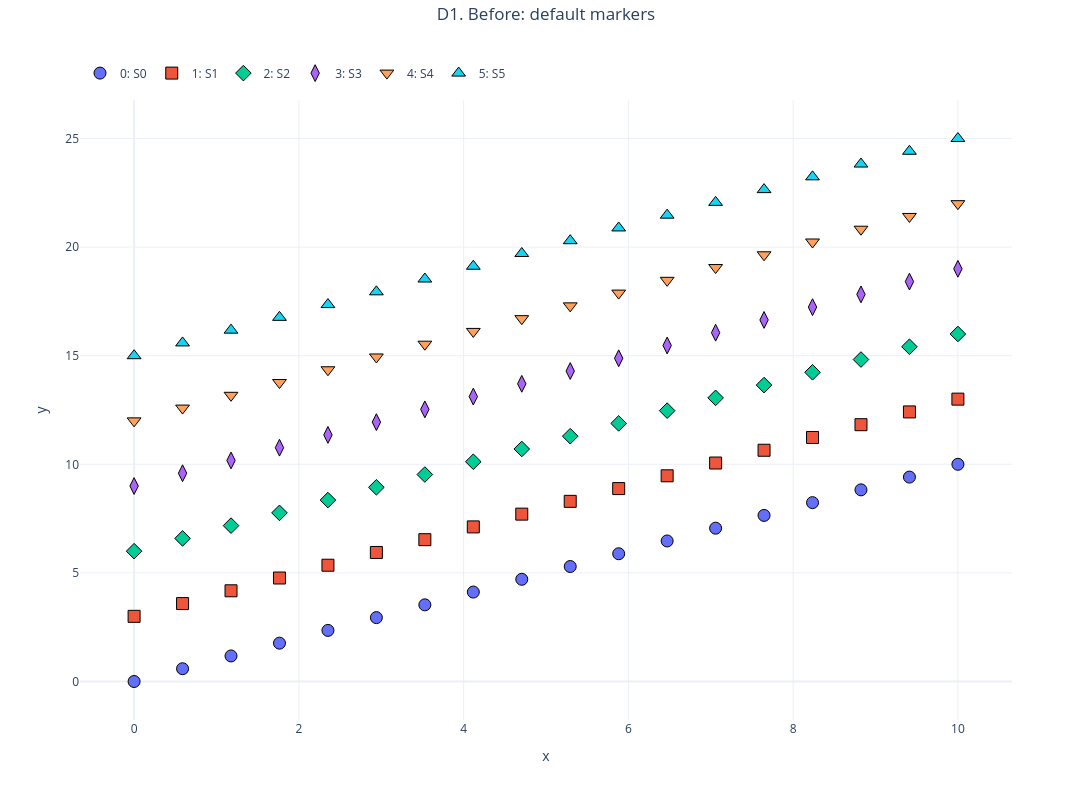
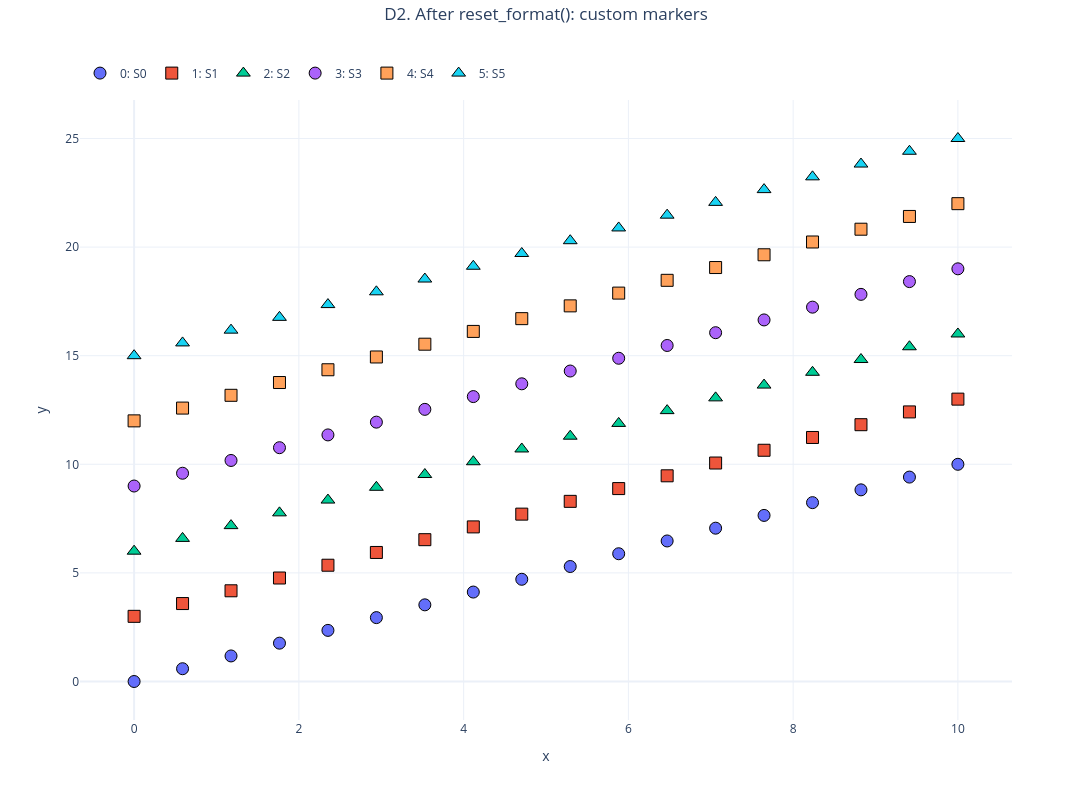

The notebook cell saved with these charts, in order:
### Markdown cell above
## D. Expectation management — applying a new map to an existing notebook

`marker_map` is read when a dataset is created. Reassigning it later does **not**
retroactively restyle existing datasets — `reset_format()` (or loading new data)
applies the new map.

### Code cell
uc_existing = build(UnichartNotebook(), 6)   # exposed; loaded with the default map
uc_existing.plot('x', 'y', suptitle='D1. Before: default markers').show()

uc_existing.marker_map = CUSTOM              # change the map AFTER loading
check([d.marker for d in uc_existing.sets] == expected(DEFAULT_MARKERS, 6),
      "reassigning marker_map does NOT retroactively restyle existing datasets")

uc_existing.reset_format()                   # now apply it
check([d.marker for d in uc_existing.sets] == expected(CUSTOM, 6),
      "reset_format() re-applies the (custom) marker_map to existing datasets")
uc_existing.markersize('all', 12)
uc_existing.plot('x', 'y', suptitle='D2. After reset_format(): custom markers').show()

### Figure 1 — Plotly figure (JSON) as saved in the notebook; plotly's stock layout.template omitted (floating-point values rounded to 4 significant figures)
{"data": [{"customdata": [[0.0, 0.0], [0.5882, 0.5882], [1.176, 1.176], [1.765, 1.765], [2.353, 2.353], [2.941, 2.941], [3.529, 3.529], [4.118, 4.118], [4.706, 4.706], [5.294, 5.294], [5.882, 5.882], [6.471, 6.471], [7.059, 7.059], [7.647, 7.647], [8.235, 8.235], [8.824, 8.824], [9.412, 9.412], [10.0, 10.0]], "hovertemplate": "<b><u>Set: 0</u></b><br><b>S0</b><br>x: %{customdata[0]:.2f}<br>y: %{customdata[1]:.2f}<extra></extra>", "legendgroup": "group_0", "line": {"color": "#636EFA", "width": 2}, "marker": {"color": "#636EFA", "line": {"color": "black", "width": 1}, "opacity": 1, "size": 12, "symbol": "circle"}, "mode": "markers+markers", "name": "0: S0", "showlegend": true, "type": "scatter", "x": [0.0, 0.5882, 1.176, 1.765, 2.353, 2.941, 3.529, 4.118, 4.706, 5.294, 5.882, 6.471, 7.059, 7.647, 8.235, 8.824, 9.412, 10.0], "xaxis": "x", "y": [0.0, 0.5882, 1.176, 1.765, 2.353, 2.941, 3.529, 4.118, 4.706, 5.294, 5.882, 6.471, 7.059, 7.647, 8.235, 8.824, 9.412, 10.0], "yaxis": "y"}, {"customdata": [[0.0, 3.0], [0.5882, 3.588], [1.176, 4.176], [1.765, 4.765], [2.353, 5.353], [2.941, 5.941], [3.529, 6.529], [4.118, 7.118], [4.706, 7.706], [5.294, 8.294], [5.882, 8.882], [6.471, 9.471], [7.059, 10.06], [7.647, 10.65], [8.235, 11.24], [8.824, 11.82], [9.412, 12.41], [10.0, 13.0]], "hovertemplate": "<b><u>Set: 1</u></b><br><b>S1</b><br>x: %{customdata[0]:.2f}<br>y: %{customdata[1]:.2f}<extra></extra>", "legendgroup": "group_1", "line": {"color": "#EF553B", "width": 2}, "marker": {"color": "#EF553B", "line": {"color": "black", "width": 1}, "opacity": 1, "size": 12, "symbol": "square"}, "mode": "markers+markers", "name": "1: S1", "showlegend": true, "type": "scatter", "x": [0.0, 0.5882, 1.176, 1.765, 2.353, 2.941, 3.529, 4.118, 4.706, 5.294, 5.882, 6.471, 7.059, 7.647, 8.235, 8.824, 9.412, 10.0], "xaxis": "x", "y": [3.0, 3.588, 4.176, 4.765, 5.353, 5.941, 6.529, 7.118, 7.706, 8.294, 8.882, 9.471, 10.06, 10.65, 11.24, 11.82, 12.41, 13.0], "yaxis": "y"}, {"customdata": [[0.0, 6.0], [0.5882, 6.588], [1.176, 7.176], [1.765, 7.765], [2.353, 8.353], [2.941, 8.941], [3.529, 9.529], [4.118, 10.12], [4.706, 10.71], [5.294, 11.29], [5.882, 11.88], [6.471, 12.47], [7.059, 13.06], [7.647, 13.65], [8.235, 14.24], [8.824, 14.82], [9.412, 15.41], [10.0, 16.0]], "hovertemplate": "<b><u>Set: 2</u></b><br><b>S2</b><br>x: %{customdata[0]:.2f}<br>y: %{customdata[1]:.2f}<extra></extra>", "legendgroup": "group_2", "line": {"color": "#00CC96", "width": 2}, "marker": {"color": "#00CC96", "line": {"color": "black", "width": 1}, "opacity": 1, "size": 12, "symbol": "diamond"}, "mode": "markers+markers", "name": "2: S2", "showlegend": true, "type": "scatter", "x": [0.0, 0.5882, 1.176, 1.765, 2.353, 2.941, 3.529, 4.118, 4.706, 5.294, 5.882, 6.471, 7.059, 7.647, 8.235, 8.824, 9.412, 10.0], "xaxis": "x", "y": [6.0, 6.588, 7.176, 7.765, 8.353, 8.941, 9.529, 10.12, 10.71, 11.29, 11.88, 12.47, 13.06, 13.65, 14.24, 14.82, 15.41, 16.0], "yaxis": "y"}, {"customdata": [[0.0, 9.0], [0.5882, 9.588], [1.176, 10.18], [1.765, 10.76], [2.353, 11.35], [2.941, 11.94], [3.529, 12.53], [4.118, 13.12], [4.706, 13.71], [5.294, 14.29], [5.882, 14.88], [6.471, 15.47], [7.059, 16.06], [7.647, 16.65], [8.235, 17.24], [8.824, 17.82], [9.412, 18.41], [10.0, 19.0]], "hovertemplate": "<b><u>Set: 3</u></b><br><b>S3</b><br>x: %{customdata[0]:.2f}<br>y: %{customdata[1]:.2f}<extra></extra>", "legendgroup": "group_3", "line": {"color": "#AB63FA", "width": 2}, "marker": {"color": "#AB63FA", "line": {"color": "black", "width": 1}, "opacity": 1, "size": 12, "symbol": "diamond-tall"}, "mode": "markers+markers", "name": "3: S3", "showlegend": true, "type": "scatter", "x": [0.0, 0.5882, 1.176, 1.765, 2.353, 2.941, 3.529, 4.118, 4.706, 5.294, 5.882, 6.471, 7.059, 7.647, 8.235, 8.824, 9.412, 10.0], "xaxis": "x", "y": [9.0, 9.588, 10.18, 10.76, 11.35, 11.94, 12.53, 13.12, 13.71, 14.29, 14.88, 15.47, 16.06, 16.65, 17.24, 17.82, 18.41, 19.0], "yaxis": "y"}, {"customdata": [[0.0, 12.0], [0.5882, 12.59], [1.176, 13.18], [1.765, 13.76], [2.353, 14.35], [2.941, 14.94], [3.529, 15.53], [4.118, 16.12], [4.706, 16.71], [5.294, 17.29], [5.882, 17.88], [6.471, 18.47], [7.059, 19.06], [7.647, 19.65], [8.235, 20.24], [8.824, 20.82], [9.412, 21.41], [10.0, 22.0]], "hovertemplate": "<b><u>Set: 4</u></b><br><b>S4</b><br>x: %{customdata[0]:.2f}<br>y: %{customdata[1]:.2f}<extra></extra>", "legendgroup": "group_4", "line": {"color": "#FFA15A", "width": 2}, "marker": {"color": "#FFA15A", "line": {"color": "black", "width": 1}, "opacity": 1, "size": 12, "symbol": "triangle-down"}, "mode": "markers+markers", "name": "4: S4", "showlegend": true, "type": "scatter", "x": [0.0, 0.5882, 1.176, 1.765, 2.353, 2.941, 3.529, 4.118, 4.706, 5.294, 5.882, 6.471, 7.059, 7.647, 8.235, 8.824, 9.412, 10.0], "xaxis": "x", "y": [12.0, 12.59, 13.18, 13.76, 14.35, 14.94, 15.53, 16.12, 16.71, 17.29, 17.88, 18.47, 19.06, 19.65, 20.24, 20.82, 21.41, 22.0], "yaxis": "y"}, {"customdata": [[0.0, 15.0], [0.5882, 15.59], [1.176, 16.18], [1.765, 16.76], [2.353, 17.35], [2.941, 17.94], [3.529, 18.53], [4.118, 19.12], [4.706, 19.71], [5.294, 20.29], [5.882, 20.88], [6.471, 21.47], [7.059, 22.06], [7.647, 22.65], [8.235, 23.24], [8.824, 23.82], [9.412, 24.41], [10.0, 25.0]], "hovertemplate": "<b><u>Set: 5</u></b><br><b>S5</b><br>x: %{customdata[0]:.2f}<br>y: %{customdata[1]:.2f}<extra></extra>", "legendgroup": "group_5", "line": {"color": "#19D3F3", "width": 2}, "marker": {"color": "#19D3F3", "line": {"color": "black", "width": 1}, "opacity": 1, "size": 12, "symbol": "triangle-up"}, "mode": "markers+markers", "name": "5: S5", "showlegend": true, "type": "scatter", "x": [0.0, 0.5882, 1.176, 1.765, 2.353, 2.941, 3.529, 4.118, 4.706, 5.294, 5.882, 6.471, 7.059, 7.647, 8.235, 8.824, 9.412, 10.0], "xaxis": "x", "y": [15.0, 15.59, 16.18, 16.76, 17.35, 17.94, 18.53, 19.12, 19.71, 20.29, 20.88, 21.47, 22.06, 22.65, 23.24, 23.82, 24.41, 25.0], "yaxis": "y"}], "layout": {"height": 800, "legend": {"orientation": "h", "x": 0, "xanchor": "left", "y": 1.02, "yanchor": "bottom"}, "margin": {"r": 80, "t": 100}, "showlegend": true, "title": {"text": "D1. Before: default markers", "x": 0.5, "xanchor": "center", "y": 0.99, "yanchor": "top", "yref": "container"}, "width": 1200, "xaxis": {"anchor": "y", "domain": [0.0, 1.0], "title": {"standoff": 15, "text": "x"}}, "yaxis": {"anchor": "x", "domain": [0.0, 1.0], "title": {"standoff": 15, "text": "y"}}}}

### Figure 2 — Plotly figure (JSON) as saved in the notebook; plotly's stock layout.template omitted (floating-point values rounded to 4 significant figures)
{"data": [{"customdata": [[0.0, 0.0], [0.5882, 0.5882], [1.176, 1.176], [1.765, 1.765], [2.353, 2.353], [2.941, 2.941], [3.529, 3.529], [4.118, 4.118], [4.706, 4.706], [5.294, 5.294], [5.882, 5.882], [6.471, 6.471], [7.059, 7.059], [7.647, 7.647], [8.235, 8.235], [8.824, 8.824], [9.412, 9.412], [10.0, 10.0]], "hovertemplate": "<b><u>Set: 0</u></b><br><b>S0</b><br>x: %{customdata[0]:.2f}<br>y: %{customdata[1]:.2f}<extra></extra>", "legendgroup": "group_0", "line": {"color": "#636EFA", "width": 2}, "marker": {"color": "#636EFA", "line": {"color": "black", "width": 1}, "opacity": 1, "size": 12, "symbol": "circle"}, "mode": "markers+markers", "name": "0: S0", "showlegend": true, "type": "scatter", "x": [0.0, 0.5882, 1.176, 1.765, 2.353, 2.941, 3.529, 4.118, 4.706, 5.294, 5.882, 6.471, 7.059, 7.647, 8.235, 8.824, 9.412, 10.0], "xaxis": "x", "y": [0.0, 0.5882, 1.176, 1.765, 2.353, 2.941, 3.529, 4.118, 4.706, 5.294, 5.882, 6.471, 7.059, 7.647, 8.235, 8.824, 9.412, 10.0], "yaxis": "y"}, {"customdata": [[0.0, 3.0], [0.5882, 3.588], [1.176, 4.176], [1.765, 4.765], [2.353, 5.353], [2.941, 5.941], [3.529, 6.529], [4.118, 7.118], [4.706, 7.706], [5.294, 8.294], [5.882, 8.882], [6.471, 9.471], [7.059, 10.06], [7.647, 10.65], [8.235, 11.24], [8.824, 11.82], [9.412, 12.41], [10.0, 13.0]], "hovertemplate": "<b><u>Set: 1</u></b><br><b>S1</b><br>x: %{customdata[0]:.2f}<br>y: %{customdata[1]:.2f}<extra></extra>", "legendgroup": "group_1", "line": {"color": "#EF553B", "width": 2}, "marker": {"color": "#EF553B", "line": {"color": "black", "width": 1}, "opacity": 1, "size": 12, "symbol": "square"}, "mode": "markers+markers", "name": "1: S1", "showlegend": true, "type": "scatter", "x": [0.0, 0.5882, 1.176, 1.765, 2.353, 2.941, 3.529, 4.118, 4.706, 5.294, 5.882, 6.471, 7.059, 7.647, 8.235, 8.824, 9.412, 10.0], "xaxis": "x", "y": [3.0, 3.588, 4.176, 4.765, 5.353, 5.941, 6.529, 7.118, 7.706, 8.294, 8.882, 9.471, 10.06, 10.65, 11.24, 11.82, 12.41, 13.0], "yaxis": "y"}, {"customdata": [[0.0, 6.0], [0.5882, 6.588], [1.176, 7.176], [1.765, 7.765], [2.353, 8.353], [2.941, 8.941], [3.529, 9.529], [4.118, 10.12], [4.706, 10.71], [5.294, 11.29], [5.882, 11.88], [6.471, 12.47], [7.059, 13.06], [7.647, 13.65], [8.235, 14.24], [8.824, 14.82], [9.412, 15.41], [10.0, 16.0]], "hovertemplate": "<b><u>Set: 2</u></b><br><b>S2</b><br>x: %{customdata[0]:.2f}<br>y: %{customdata[1]:.2f}<extra></extra>", "legendgroup": "group_2", "line": {"color": "#00CC96", "width": 2}, "marker": {"color": "#00CC96", "line": {"color": "black", "width": 1}, "opacity": 1, "size": 12, "symbol": "triangle-up"}, "mode": "markers+markers", "name": "2: S2", "showlegend": true, "type": "scatter", "x": [0.0, 0.5882, 1.176, 1.765, 2.353, 2.941, 3.529, 4.118, 4.706, 5.294, 5.882, 6.471, 7.059, 7.647, 8.235, 8.824, 9.412, 10.0], "xaxis": "x", "y": [6.0, 6.588, 7.176, 7.765, 8.353, 8.941, 9.529, 10.12, 10.71, 11.29, 11.88, 12.47, 13.06, 13.65, 14.24, 14.82, 15.41, 16.0], "yaxis": "y"}, {"customdata": [[0.0, 9.0], [0.5882, 9.588], [1.176, 10.18], [1.765, 10.76], [2.353, 11.35], [2.941, 11.94], [3.529, 12.53], [4.118, 13.12], [4.706, 13.71], [5.294, 14.29], [5.882, 14.88], [6.471, 15.47], [7.059, 16.06], [7.647, 16.65], [8.235, 17.24], [8.824, 17.82], [9.412, 18.41], [10.0, 19.0]], "hovertemplate": "<b><u>Set: 3</u></b><br><b>S3</b><br>x: %{customdata[0]:.2f}<br>y: %{customdata[1]:.2f}<extra></extra>", "legendgroup": "group_3", "line": {"color": "#AB63FA", "width": 2}, "marker": {"color": "#AB63FA", "line": {"color": "black", "width": 1}, "opacity": 1, "size": 12, "symbol": "circle"}, "mode": "markers+markers", "name": "3: S3", "showlegend": true, "type": "scatter", "x": [0.0, 0.5882, 1.176, 1.765, 2.353, 2.941, 3.529, 4.118, 4.706, 5.294, 5.882, 6.471, 7.059, 7.647, 8.235, 8.824, 9.412, 10.0], "xaxis": "x", "y": [9.0, 9.588, 10.18, 10.76, 11.35, 11.94, 12.53, 13.12, 13.71, 14.29, 14.88, 15.47, 16.06, 16.65, 17.24, 17.82, 18.41, 19.0], "yaxis": "y"}, {"customdata": [[0.0, 12.0], [0.5882, 12.59], [1.176, 13.18], [1.765, 13.76], [2.353, 14.35], [2.941, 14.94], [3.529, 15.53], [4.118, 16.12], [4.706, 16.71], [5.294, 17.29], [5.882, 17.88], [6.471, 18.47], [7.059, 19.06], [7.647, 19.65], [8.235, 20.24], [8.824, 20.82], [9.412, 21.41], [10.0, 22.0]], "hovertemplate": "<b><u>Set: 4</u></b><br><b>S4</b><br>x: %{customdata[0]:.2f}<br>y: %{customdata[1]:.2f}<extra></extra>", "legendgroup": "group_4", "line": {"color": "#FFA15A", "width": 2}, "marker": {"color": "#FFA15A", "line": {"color": "black", "width": 1}, "opacity": 1, "size": 12, "symbol": "square"}, "mode": "markers+markers", "name": "4: S4", "showlegend": true, "type": "scatter", "x": [0.0, 0.5882, 1.176, 1.765, 2.353, 2.941, 3.529, 4.118, 4.706, 5.294, 5.882, 6.471, 7.059, 7.647, 8.235, 8.824, 9.412, 10.0], "xaxis": "x", "y": [12.0, 12.59, 13.18, 13.76, 14.35, 14.94, 15.53, 16.12, 16.71, 17.29, 17.88, 18.47, 19.06, 19.65, 20.24, 20.82, 21.41, 22.0], "yaxis": "y"}, {"customdata": [[0.0, 15.0], [0.5882, 15.59], [1.176, 16.18], [1.765, 16.76], [2.353, 17.35], [2.941, 17.94], [3.529, 18.53], [4.118, 19.12], [4.706, 19.71], [5.294, 20.29], [5.882, 20.88], [6.471, 21.47], [7.059, 22.06], [7.647, 22.65], [8.235, 23.24], [8.824, 23.82], [9.412, 24.41], [10.0, 25.0]], "hovertemplate": "<b><u>Set: 5</u></b><br><b>S5</b><br>x: %{customdata[0]:.2f}<br>y: %{customdata[1]:.2f}<extra></extra>", "legendgroup": "group_5", "line": {"color": "#19D3F3", "width": 2}, "marker": {"color": "#19D3F3", "line": {"color": "black", "width": 1}, "opacity": 1, "size": 12, "symbol": "triangle-up"}, "mode": "markers+markers", "name": "5: S5", "showlegend": true, "type": "scatter", "x": [0.0, 0.5882, 1.176, 1.765, 2.353, 2.941, 3.529, 4.118, 4.706, 5.294, 5.882, 6.471, 7.059, 7.647, 8.235, 8.824, 9.412, 10.0], "xaxis": "x", "y": [15.0, 15.59, 16.18, 16.76, 17.35, 17.94, 18.53, 19.12, 19.71, 20.29, 20.88, 21.47, 22.06, 22.65, 23.24, 23.82, 24.41, 25.0], "yaxis": "y"}], "layout": {"height": 800, "legend": {"orientation": "h", "x": 0, "xanchor": "left", "y": 1.02, "yanchor": "bottom"}, "margin": {"r": 80, "t": 100}, "showlegend": true, "title": {"text": "D2. After reset_format(): custom markers", "x": 0.5, "xanchor": "center", "y": 0.99, "yanchor": "top", "yref": "container"}, "width": 1200, "xaxis": {"anchor": "y", "domain": [0.0, 1.0], "title": {"standoff": 15, "text": "x"}}, "yaxis": {"anchor": "x", "domain": [0.0, 1.0], "title": {"standoff": 15, "text": "y"}}}}
